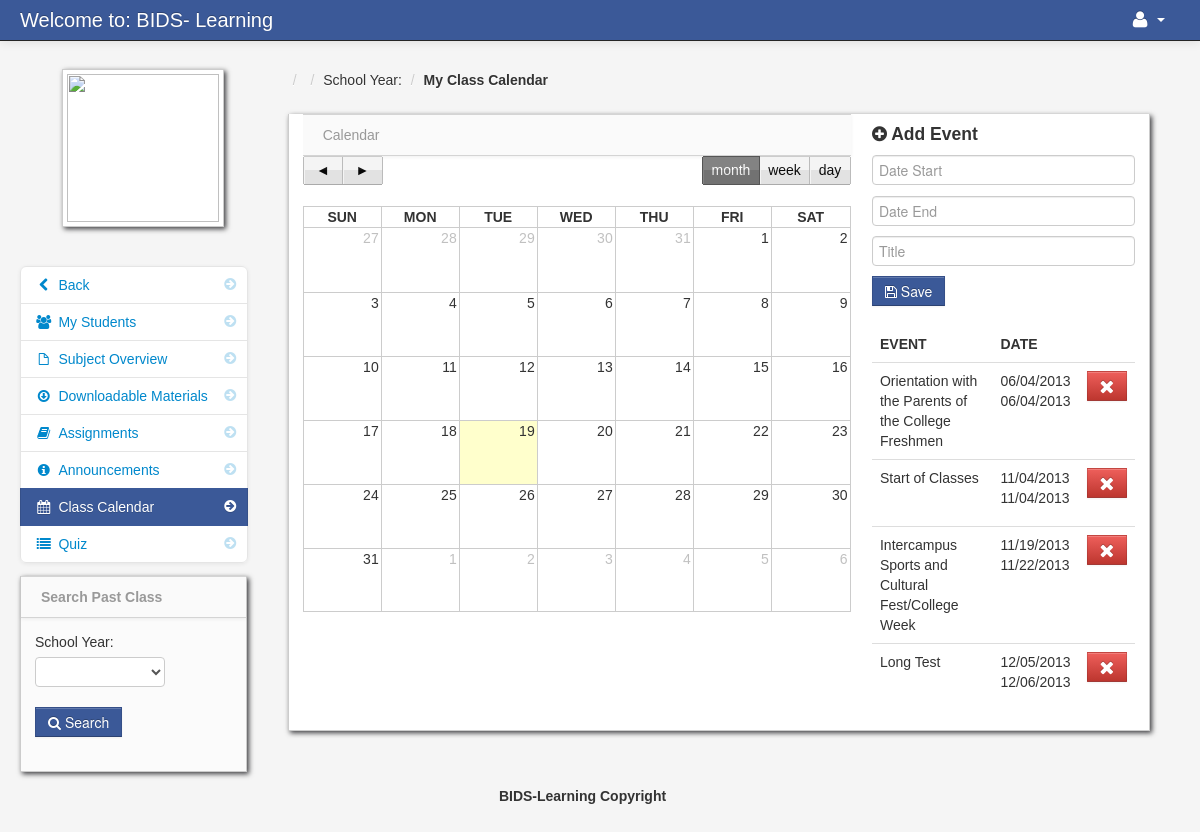
Page /class_calendar.php (signed in) on the earlier database version.
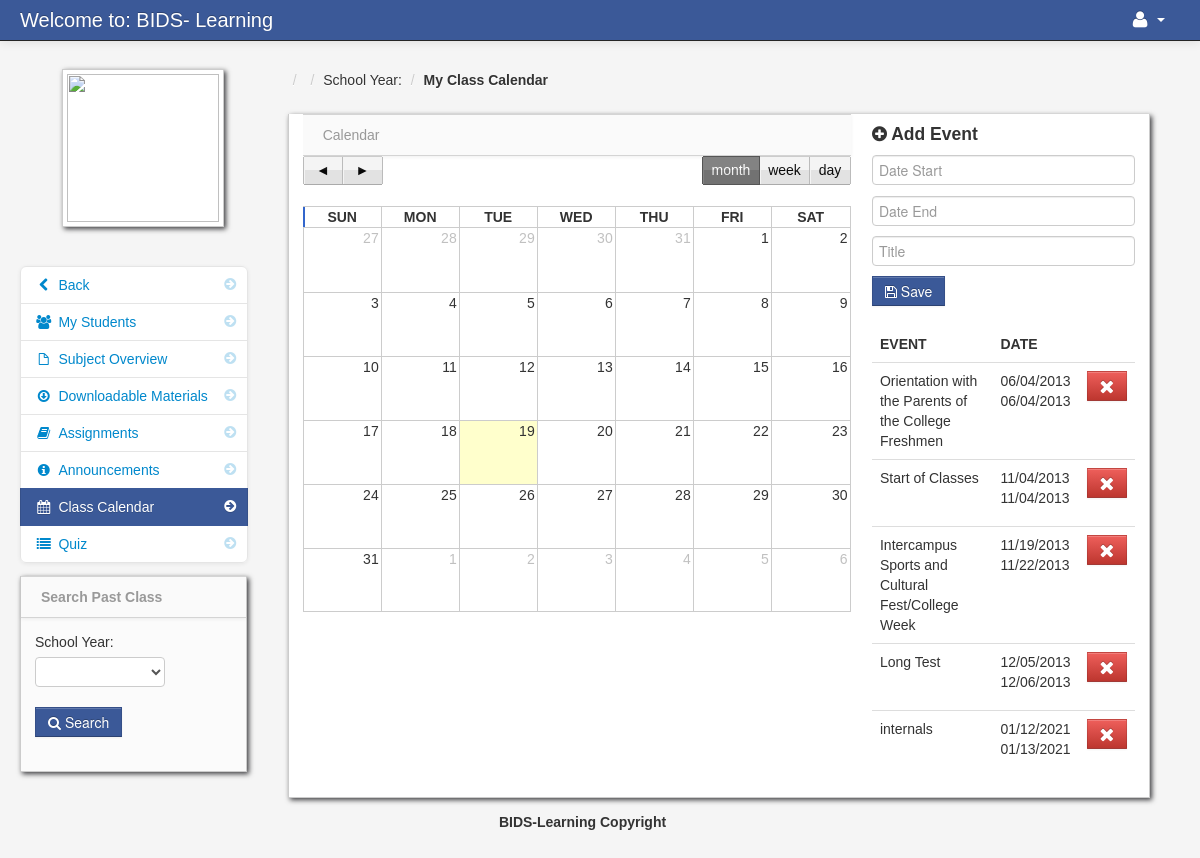
Same page on the later database version.
### tables this page shows
CREATE TABLE `event` (
  `event_id` int(11) NOT NULL,
  `event_title` varchar(100) NOT NULL,
  `teacher_class_id` int(11) NOT NULL,
  `date_start` varchar(100) NOT NULL,
  `date_end` varchar(100) NOT NULL
);

### add_class_event.php (shortened to what this page needs)
 <form id="signin_student" class="form-signin" method="post">
	<h4 class="form-signin-heading"><i class="icon-plus-sign"></i> Add Event</h4>
	    <input type="text" class="input-block-level datepicker" name="date_start" id="date01" placeholder="Date Start" required/>
	    <input type="text" class="input-block-level datepicker" name="date_end" id="date01" placeholder="Date End" required/>
		<input type="text" class="input-block-level" id="username" name="title" placeholder="Title" required/>
	<button id="signin" name="add" class="btn btn-info" type="submit"><i class="icon-save"></i> Save</button>
</form>
		<table cellpadding="0" cellspacing="0" border="0" class="table" id="">
										<thead>
										        <tr>
												<th>Event</th>
												<th>Date</th>
												<th></th>
												</tr>
										</thead>
										<tbody>
									<?php $event_query = mysqli_query($conn,"select * from event where teacher_class_id = '$get_id' ")or die(mysqli_error());
										while($event_row = mysqli_fetch_array($event_query)){
										$id  = $event_row['event_id'];
									?>
										<tr id="del<?php echo $id; ?>">
										 <td><?php echo $event_row['event_title']; ?></td>
                                         <td><?php  echo $event_row['date_start']; ?>
											<br>
											 <?php  echo $event_row['date_end']; ?>
										 </td>
                                         <td width="40">
										 <form method="post" action="delete_class_event.php">
										 <button class="btn btn-danger" name="delete_event"><i class="icon-remove icon-large"></i></button>
										 </form>
										 </td>
                                </tr>
						 <?php } ?>
										</tbody>
									</table>

Differences in the rows shown:
added event: event_title "internals", date_start "01/12/2021", date_end "01/13/2021"
